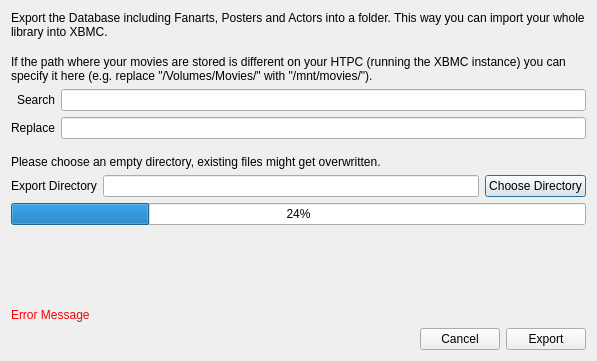
<?xml version="1.0" encoding="UTF-8"?>
<ui version="4.0">
 <class>ExportDialog</class>
 <widget class="QDialog" name="ExportDialog">
  <property name="windowModality">
   <enum>Qt::WindowModal</enum>
  </property>
  <property name="geometry">
   <rect>
    <x>0</x>
    <y>0</y>
    <width>597</width>
    <height>361</height>
   </rect>
  </property>
  <property name="windowTitle">
   <string>MediaElch</string>
  </property>
  <property name="modal">
   <bool>true</bool>
  </property>
  <layout class="QVBoxLayout" name="verticalLayout" stretch="0,0,0,0,0,0,0,0,0,0,1">
   <item>
    <widget class="QLabel" name="label">
     <property name="text">
      <string>Export the Database including Fanarts, Posters and Actors into a folder. This way you can import your whole library into XBMC.</string>
     </property>
     <property name="alignment">
      <set>Qt::AlignLeading|Qt::AlignLeft|Qt::AlignTop</set>
     </property>
     <property name="wordWrap">
      <bool>true</bool>
     </property>
    </widget>
   </item>
   <item>
    <spacer name="verticalSpacer_3">
     <property name="orientation">
      <enum>Qt::Vertical</enum>
     </property>
     <property name="sizeType">
      <enum>QSizePolicy::Fixed</enum>
     </property>
     <property name="sizeHint" stdset="0">
      <size>
       <width>20</width>
       <height>10</height>
      </size>
     </property>
    </spacer>
   </item>
   <item>
    <widget class="QLabel" name="label_6">
     <property name="text">
      <string>If the path where your movies are stored is different on your HTPC (running the XBMC instance) you can specify it here (e.g. replace &quot;/Volumes/Movies/&quot; with &quot;/mnt/movies/&quot;).</string>
     </property>
     <property name="wordWrap">
      <bool>true</bool>
     </property>
    </widget>
   </item>
   <item>
    <layout class="QGridLayout" name="gridLayout">
     <item row="0" column="0">
      <widget class="QLabel" name="label_4">
       <property name="text">
        <string>Search</string>
       </property>
       <property name="alignment">
        <set>Qt::AlignRight|Qt::AlignTrailing|Qt::AlignVCenter</set>
       </property>
      </widget>
     </item>
     <item row="1" column="0">
      <widget class="QLabel" name="label_5">
       <property name="text">
        <string>Replace</string>
       </property>
       <property name="alignment">
        <set>Qt::AlignRight|Qt::AlignTrailing|Qt::AlignVCenter</set>
       </property>
      </widget>
     </item>
     <item row="0" column="1">
      <widget class="QLineEdit" name="search"/>
     </item>
     <item row="1" column="1">
      <widget class="QLineEdit" name="replace"/>
     </item>
    </layout>
   </item>
   <item>
    <spacer name="verticalSpacer_2">
     <property name="orientation">
      <enum>Qt::Vertical</enum>
     </property>
     <property name="sizeType">
      <enum>QSizePolicy::Fixed</enum>
     </property>
     <property name="sizeHint" stdset="0">
      <size>
       <width>20</width>
       <height>10</height>
      </size>
     </property>
    </spacer>
   </item>
   <item>
    <widget class="QLabel" name="label_3">
     <property name="text">
      <string>Please choose an empty directory, existing files might get overwritten.</string>
     </property>
     <property name="alignment">
      <set>Qt::AlignLeading|Qt::AlignLeft|Qt::AlignTop</set>
     </property>
     <property name="wordWrap">
      <bool>true</bool>
     </property>
    </widget>
   </item>
   <item>
    <layout class="QHBoxLayout" name="horizontalLayout_2">
     <item>
      <widget class="QLabel" name="label_2">
       <property name="text">
        <string>Export Directory</string>
       </property>
      </widget>
     </item>
     <item>
      <widget class="QLineEdit" name="exportDirectory">
       <property name="readOnly">
        <bool>true</bool>
       </property>
      </widget>
     </item>
     <item>
      <widget class="QPushButton" name="buttonChooseDir">
       <property name="text">
        <string>Choose Directory</string>
       </property>
       <property name="autoDefault">
        <bool>true</bool>
       </property>
      </widget>
     </item>
    </layout>
   </item>
   <item>
    <widget class="QProgressBar" name="progressBar">
     <property name="value">
      <number>24</number>
     </property>
    </widget>
   </item>
   <item>
    <spacer name="verticalSpacer">
     <property name="orientation">
      <enum>Qt::Vertical</enum>
     </property>
     <property name="sizeHint" stdset="0">
      <size>
       <width>20</width>
       <height>40</height>
      </size>
     </property>
    </spacer>
   </item>
   <item>
    <widget class="QLabel" name="labelError">
     <property name="styleSheet">
      <string notr="true">color: rgb(255, 0, 0);</string>
     </property>
     <property name="text">
      <string>Error Message</string>
     </property>
    </widget>
   </item>
   <item>
    <layout class="QHBoxLayout" name="horizontalLayout">
     <item>
      <spacer name="horizontalSpacer">
       <property name="orientation">
        <enum>Qt::Horizontal</enum>
       </property>
       <property name="sizeHint" stdset="0">
        <size>
         <width>40</width>
         <height>20</height>
        </size>
       </property>
      </spacer>
     </item>
     <item>
      <widget class="QPushButton" name="buttonCancel">
       <property name="text">
        <string>Cancel</string>
       </property>
       <property name="autoDefault">
        <bool>false</bool>
       </property>
      </widget>
     </item>
     <item>
      <widget class="QPushButton" name="buttonExport">
       <property name="text">
        <string>Export</string>
       </property>
      </widget>
     </item>
    </layout>
   </item>
  </layout>
 </widget>
 <resources/>
 <connections/>
</ui>
